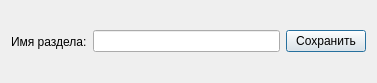
<?xml version="1.0" encoding="UTF-8"?>
<ui version="4.0">
 <class>DialogInputRoot</class>
 <widget class="QDialog" name="DialogInputRoot">
  <property name="geometry">
   <rect>
    <x>0</x>
    <y>0</y>
    <width>377</width>
    <height>83</height>
   </rect>
  </property>
  <property name="windowTitle">
   <string>Dialog</string>
  </property>
  <layout class="QHBoxLayout" name="horizontalLayout_2">
   <item>
    <layout class="QHBoxLayout" name="horizontalLayout">
     <item>
      <widget class="QLabel" name="label">
       <property name="text">
        <string>Имя раздела:</string>
       </property>
      </widget>
     </item>
     <item>
      <widget class="QLineEdit" name="lineEdit"/>
     </item>
     <item>
      <widget class="QPushButton" name="pushButton">
       <property name="text">
        <string>Сохранить</string>
       </property>
      </widget>
     </item>
    </layout>
   </item>
  </layout>
 </widget>
 <resources/>
 <connections/>
</ui>
